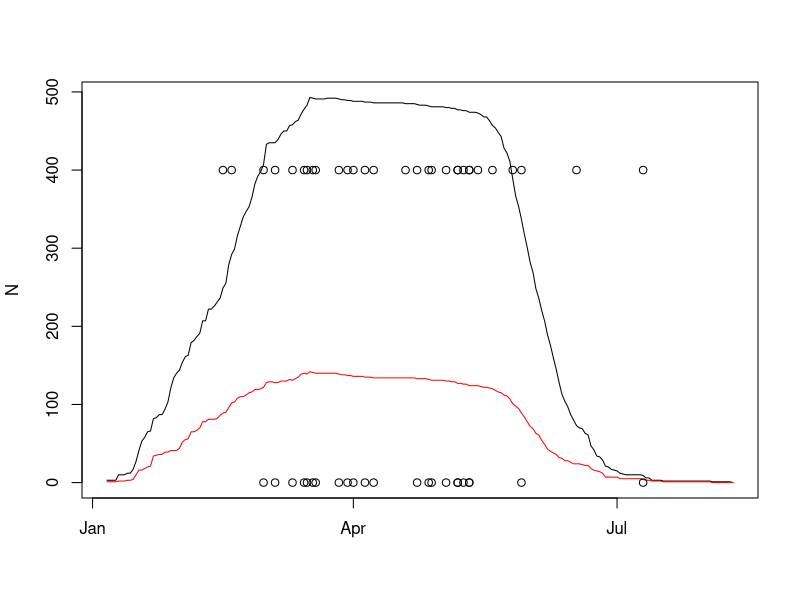
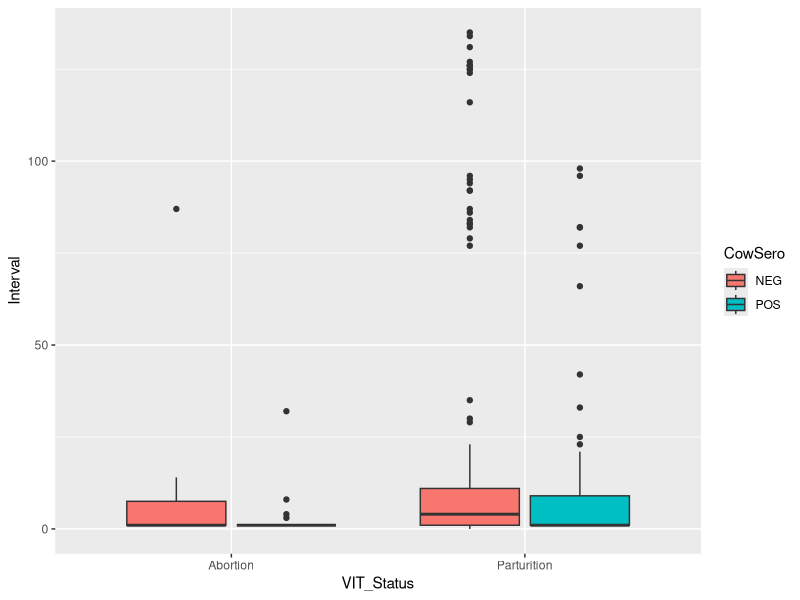
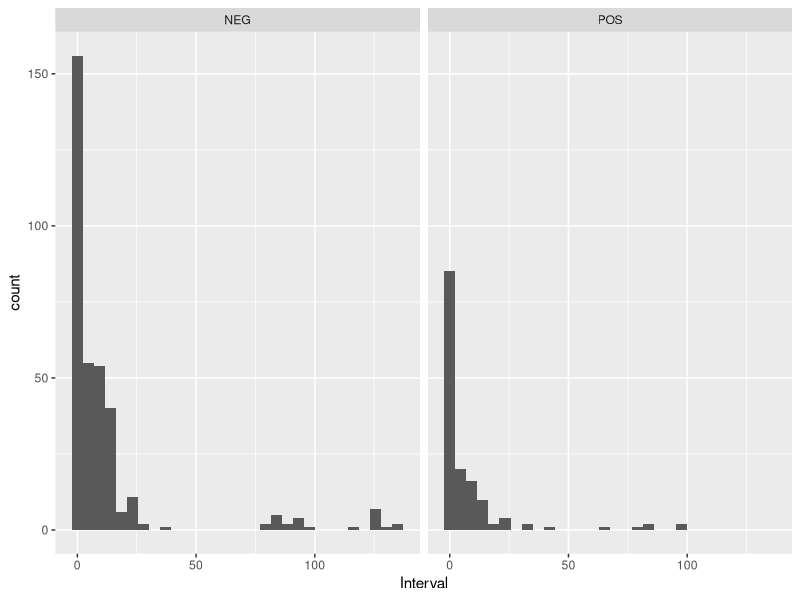

Recreate these plots in R, in order.
## ---- chunk 1
setwd("~/BitBucket/VIT2014/Analysis")
rm(list = ls())
library(knitr)
library(lubridate)
Data <- read.table("VIT_Data2014.txt", sep="", header=T) #load in data

# reformat some of the dates
Data$CaptureDate<- mdy(as.character(Data$CaptureDate))
Data$Start_Interval <- mdy(as.character(Data$Start_Interval))
Data$Stop_Interval <- mdy(as.character(Data$Stop_Interval))
                       
# insert death dates on mothers that died
Data$Stop_Interval[Data$VIT_Status == "Died"] <- Data$Start_Interval[Data$VIT_Status == "Died"]
Data$CapDOY <- yday(Data$CaptureDate) # day of the capture (1-365)
Data$StartDOY <- yday(Data$Start_Interval) # day when the VIT is first possibly out
Data$EndDOY <- yday(Data$Stop_Interval) # last day the event (birth or abortion) could have happened
## ---- chunk 2
(table(Data$CowSero))
(table(Data$VIT_Status))
## ---- chunk 3
# first remove the individuals that were not pregnant or were unknown events. 
Data <- subset(Data, Data$VIT_Status != "Open" )
Data <- subset(Data, Data$VIT_Status != "Unknown")
Data <- subset(Data, Data$VIT_Status != "Malfunction")
# remove the few records of unknown date intervals 
Data <- subset(Data, is.na(Data$EndDOY) == F)
summary(Data$EndDOY)
Data$VIT_Status <- as.factor(as.character(Data$VIT_Status)) #relevel the factor
DataPOS <- subset(Data, Data$CowSero == "POS")
## ---- chunk 4
(table1 <- table(Data$CowSero, Data$VIT_Status))
## ---- chunk 5
binom.test(table1[1,1], sum(table1[1,c(1,3)]))
## ---- chunk 6
binom.test(table1[2,1], sum(table1[2,c(1,3)]))
## ---- chunk 7
first_ab_beg <- Data$Start_Interval[Data$VIT_Status == "Abortion"]
last_ab_beg <- sort(yday(first_ab_beg), decreasing = T)[1]
first_ab_beg <- sort(yday(first_ab_beg))[1]

first_ab_end <- Data$Stop_Interval[Data$VIT_Status == "Abortion"]
last_ab_end <- sort(yday(first_ab_end), decreasing = T)[1]
first_ab_end <- sort(yday(first_ab_end))[1]
## ---- chunk 8
days <- seq(min(Data$CapDOY), max(Data$EndDOY))

# calculate the # online per day
N <- rep(NA, length(days))
for (i in 1:length(days)){
  d <- days[i]
  tmp <- subset(Data, Data$CapDOY <= d & Data$EndDOY > d)
  if(is.null(tmp) == T){N[i] <- 0}
  if(is.null(tmp) == F){N[i] <- dim(tmp)[1]}
}
Npos <- rep(NA, length(days))
for (i in 1:length(days)){
  d <- days[i]
  tmp <- subset(DataPOS, DataPOS$CapDOY <= d & DataPOS$EndDOY > d)
  if(is.null(tmp) == T){Npos[i] <- 0}
  if(is.null(tmp) == F){Npos[i] <- dim(tmp)[1]}
}

ab_all <- subset(Data, Data$VIT_Status == "Abortion")
ab_pos <- subset(DataPOS, DataPOS$VIT_Status == "Abortion")
t <- as.Date('01/01/2013', '%d/%m/%Y') + days 
  
plot(t, N, type = 'l', xlab = '')
lines(t, Npos, type = 'l', col = 'red')
points(as.Date('01/01/2013', '%d/%m/%Y') + yday(ab_all$Stop_Interval), 
       rep(400, dim(ab_all)[1]))
points(as.Date('01/01/2013', '%d/%m/%Y') + yday(ab_pos$Stop_Interval), 
       rep(0, dim(ab_pos)[1]))
## ---- chunk 9
library(ggplot2)
Data$Interval <- Data$EndDOY-Data$StartDOY
ggplot(data = subset(Data, Data$VIT_Status != "Died" & is.na(Data$CowSero)==F), 
       aes(VIT_Status, y = Interval, fill = CowSero)) + geom_boxplot()
## ---- chunk 10
ggplot(data = subset(Data, Data$VIT_Status != "Died" & is.na(Data$CowSero)==F), 
       aes(x = Interval)) + geom_histogram() + facet_grid(. ~ CowSero)
## ---- chunk 11
quantile(Data$Interval, probs = seq(0,1,.05))
## ---- chunk 12
DataSub3 <- subset(Data, Data$Interval <= 3)
(table1 <- table(DataSub3$CowSero, DataSub3$VIT_Status))
